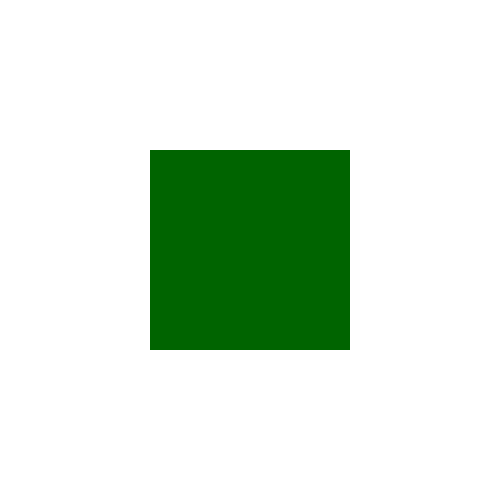
Frame 1 (no input)
Frame 60 (the mouse pressed at the canvas centre just before this capture): identical to frame 1, image omitted
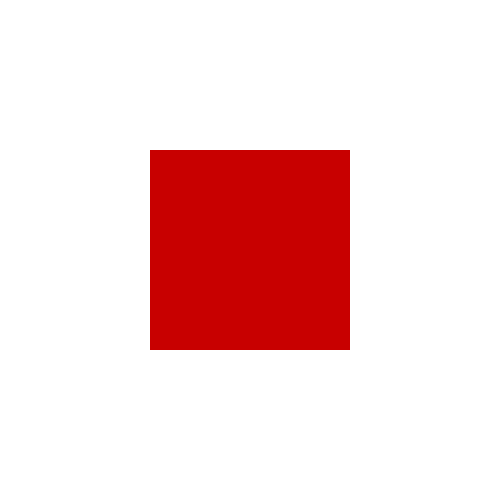
Frame 120 (the mouse held since frame 60 and released just before this capture)

The Processing sketch that drew these frames (run headless with seeded random() and noise(); from frame 60 on, the mouse is pressed at the canvas centre):

// Processing sketch: ex7
// ── ex7.pde
//int v = 2;
int pY = 250;
color cd = color(200, 0, 0);
color ce = color(0, 100, 0);

void setup(){

  size(500, 500);
  rectMode(CENTER);
  noStroke();
  
}

void draw(){

  background(255,255,255);
  desenho(200);
  
}

void desenho(int t){
 
  if(mouseX >= 125 && mouseX <=375){
  fill(cd);
  rect(height/2, pY, t, t);
  //pY = pY + v;
  } else {
    
    fill(ce);
    rect(height/2, pY, t, t);
    
  }
  
}
